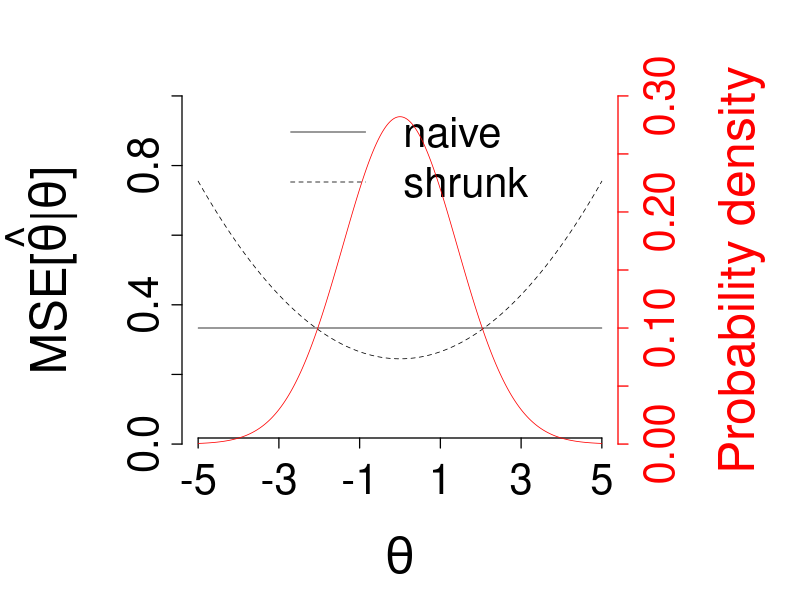

Reproduce this figure in R.
# IDEAL project
# http://www.ideal.rwth-aachen.de/
#
# Author:
# Artur Araujo <artur.stat@gmail.com>
#
# Description:
#  Creates figure 1.
#
# Remarks:
#  None.

tau <- 0; # population average of true individual treatment effect
n <- 3; # number of cycles per subject
psi <- 2; # variance of the true indivual treatment effect
sigma <- 1; # residual variance

# probability for the computations
# of the x-axis limits of the plot
prob <- 0.999;

# weight for the shrunk estimate
k <- n*psi/(n*psi+sigma);

# shrunk
a <- qnorm(
  p=(1+c(-1, 1)*prob)/2,
  mean=tau,
  sd=sqrt(k^2*(psi+sigma/n))
);

# naive
b <- qnorm(
  p=(1+c(-1, 1)*prob)/2,
  mean=tau,
  sd=sqrt(psi+sigma/n)
);

# compute x-axis limits
xlim <- (a+b)/2;
xlim[1] <- floor(xlim[1]);
xlim[2] <- ceiling(xlim[2]);

# second y-axis limits
density.at <- pretty( x=c( 0, 1/sqrt(2*pi*psi) ) );
density.ylim <- range(density.at);

x <- seq(from=xlim[1], to=xlim[2], by=0.01);
mse.naive <- rep( x=sigma/n, times=length(x) );
mse.shrunk <- (1-k)^2*(x-tau)^2+k^2*sigma/n;
density.x <- dnorm( x=x, mean=tau, sd=sqrt(psi) );

tiff(
  filename="Figure1.tif",
  width=1920,
  height=1080,
  units="px",
  pointsize=2,
  compression="lzw",
  res=400,
  bg="white",
  type="cairo"
);

#jpeg(
#  filename="Figure1.jpg",
#  width=1920,
#  height=1080,
#  units="px",
#  pointsize=2,
#  quality=100,
#  res=400,
#  bg="white",
#  type="cairo"
#);

#png(
#  filename="Figure1.png",
#  width=1920,
#  height=1080,
#  units="px",
#  pointsize=2,
#  res=400,
#  bg="white",
#  type="cairo"
#);

old <- par();

par(
  mar=c(
    7.1, # bottom margin default 5.1
    9.1, # left margin default 4.1
    4.1, # top margin default 4.1
    9.1 # right margin default 2.1
  )
);

# plot naive MSE
plot(
  x=x,
  y=mse.naive,
  xlim=xlim,
  ylim=c(0, 1),
  xlab="",
  ylab="",
  type="l",
  col="black",
  lty=1,
  lwd=0.75,
  bty="n",
  axes=FALSE
);

# plot shrunk MSE
lines(
  x=x,
  y=mse.shrunk,
  col="black",
  lty=2,
  lwd=0.75
);

# define x-axis
axis(
  side=1,
  at=seq(from=xlim[1], to=xlim[2], by=2),
  labels=TRUE,
  tick=TRUE,
  outer=FALSE,
  lty="solid",
  lwd=1.25,
  lwd.ticks=1.25,
  cex.axis=2.5,
  mgp=c(3, 1, -1)
);

# define y-axis
axis(
  side=2,
  at=seq(from=0, to=1, by=0.2),
  labels=TRUE,
  tick=TRUE,
  outer=FALSE,
  lty="solid",
  lwd=1.25,
  lwd.ticks=1.25,
  cex.axis=2.5,
  mgp=c(3, 1, 0)
);

# define xy-axis label
title(
  xlab=expression(theta),
  ylab=expression( paste("MSE[", hat(theta), "|", theta, "]") ),
  line=5,
  cex.lab=3
);

legend(
  x="top",
  legend=c(
    "naive",
    "shrunk"
  ),
  col=c(
    "black",
    "black"
  ),
  lty=1:2,
  lwd=0.75,
  bty="n",
  cex=2.5,
  xjust=0,
  yjust=0,
  ncol=1,
  horiz=FALSE
);

# allow second plot
par(new=TRUE);

# plot parameter density
plot(
  x=x,
  y=density.x,
  xlim=xlim,
  ylim=density.ylim,
  xlab="",
  ylab="",
  type="l",
  col="red",
  lty=1,
  lwd=0.75,
  bty="n",
  axes=FALSE
);

# define second y-axis
axis(
  side=4,
  at=density.at,
  labels=TRUE,
  tick=TRUE,
  outer=FALSE,
  lty="solid",
  lwd=1.25,
  lwd.ticks=1.25,
  col="red",
  col.ticks="red",
  col.axis="red",
  cex.axis=2.5,
  mgp=c(3, 2, 0)
);

# define second y-axis label
mtext(
  text="Probability density",
  side=4,
  line=6,
  outer=FALSE,
  cex=3,
  col="red"
);

par(old);

dev.off();
